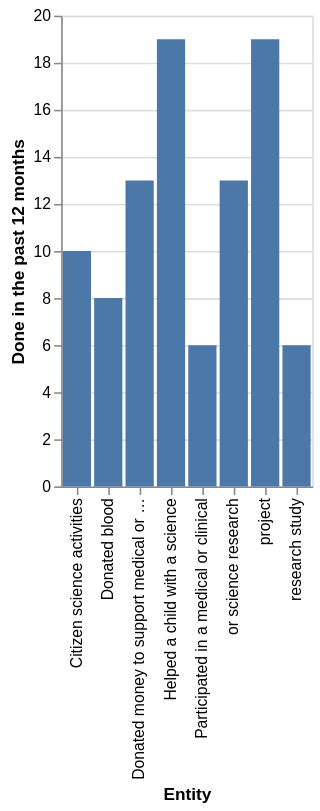

Here is the Vega-Lite specification saved for this chart:
### Vega-Lite specification from a JSON file in a GitHub repository (floating-point values rounded to 4 significant figures)
{"$schema": "https://vega.github.io/schema/vega-lite/v5.json", "description": "Bar chart auto-generated from CSV", "data": {"values": [{"Entity": "research study", "Done in the past 12 months": "6", "Ever done NET": "18"}, {"Entity": "Participated in a medical or clinical", "Done in the past 12 months": "6", "Ever done NET": "18"}, {"Entity": "Donated blood", "Done in the past 12 months": "8", "Ever done NET": "38"}, {"Entity": "Citizen science activities", "Done in the past 12 months": "10", "Ever done NET": "26"}, {"Entity": "or science research", "Done in the past 12 months": "13", "Ever done NET": "30"}, {"Entity": "Donated money to support medical or science research", "Done in the past 12 months": "13", "Ever done NET": "30"}, {"Entity": "project", "Done in the past 12 months": "19", "Ever done NET": "48"}, {"Entity": "Helped a child with a science", "Done in the past 12 months": "19", "Ever done NET": "48"}]}, "mark": "bar", "encoding": {"x": {"field": "Entity", "type": "ordinal"}, "y": {"field": "Done in the past 12 months", "type": "quantitative"}}}
